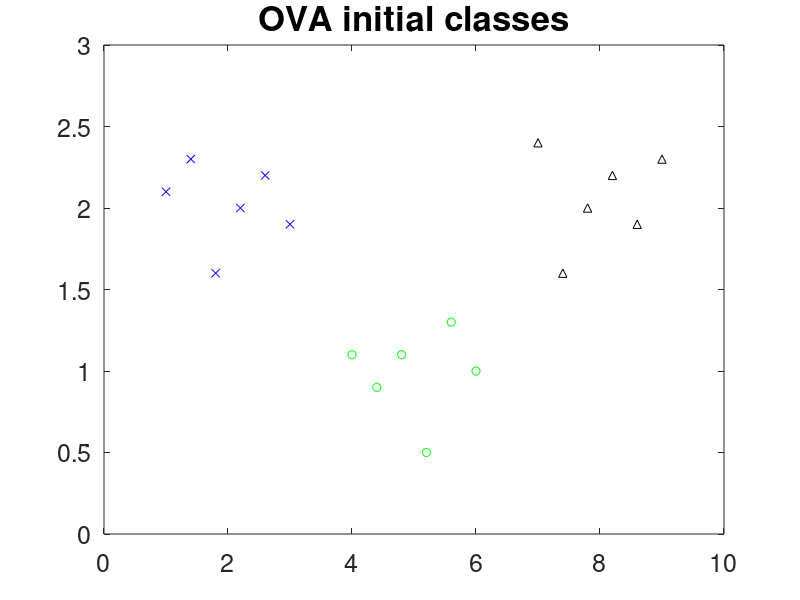
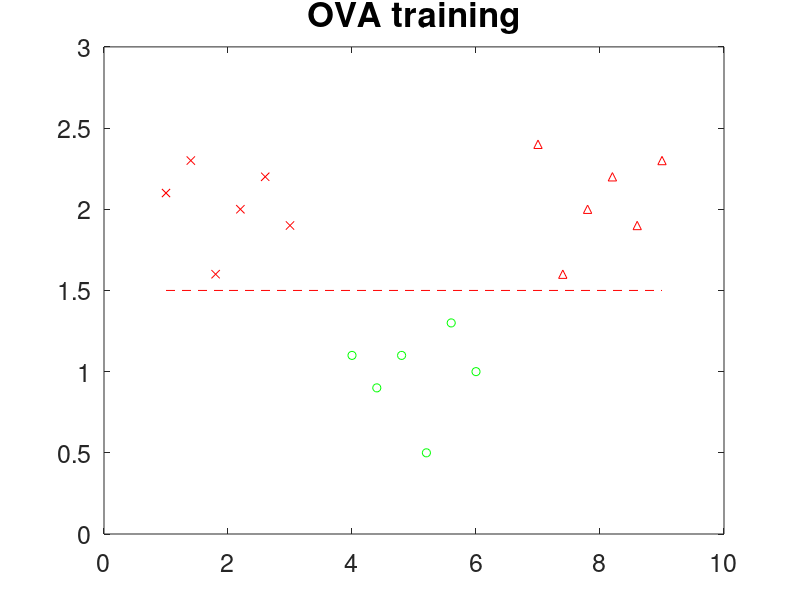
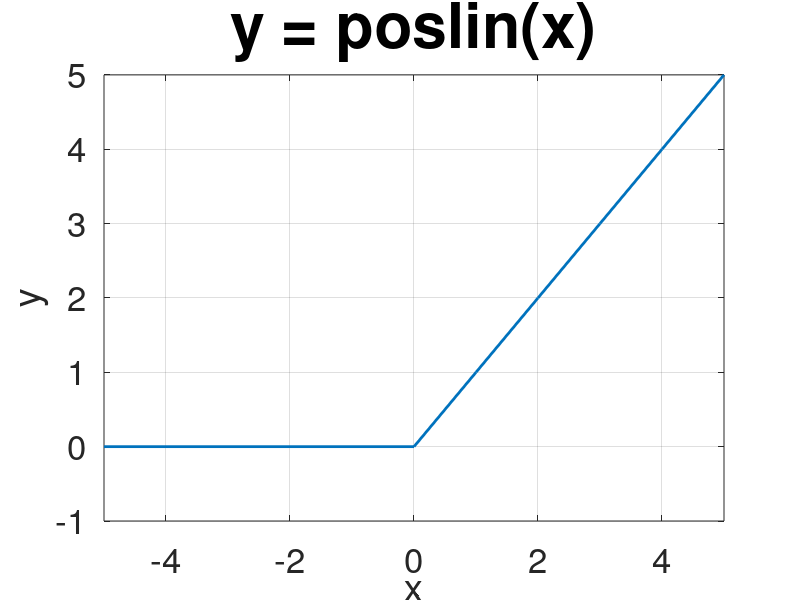

MATLAB code for these plots, in order:
%% one vs all plot
% simple plot for demonstration of one-vs-all principle
 points = [2.1, 2.3, 1.6, 2, 2.2, 1.9, 1.1, 0.9, 1.1, 0.5, 1.3, 1, 2.4, 1.6, 2, 2.2, 1.9, 2.3];
 set1 = linspace(1, 3, 6);
 set2 = linspace(4, 6, 6);
 set3 = linspace(7, 9, 6); 
 figure 
 plot(set1,points(1:6), 'xb')
 hold on
 plot(set2,points(7:12), 'og')
 plot(set3,points(13:18), '^k')
 axis([0 10 0 3])
 set(gca, 'Fontsize', 18)
 title('OVA initial classes', 'Fontsize', 25)
 
 figure
 plot(set1,points(1:6), 'xr')
 hold on
 plot(set2,points(7:12), 'og')
 plot(set3,points(13:18), '^r')
 delimiter = 1.5*ones(1,9);
 plot(1:9, delimiter, '--r')
 axis([0 10 0 3])
 set(gca, 'Fontsize', 18)
 title('OVA training', 'Fontsize', 25)
 
 %% poslin plot for neural network transfer function
 points = [0, 0, 0, 0, 0, 0, 1, 2, 3, 4, 5];
 ax = -5:5;
 figure
 plot(ax, points, 'Linewidth', 2);
 axis([-5 5 -1 5])
 grid on
 xlabel('x')
 ylabel('y')
 set(gca, 'Fontsize', 25)
 title('y = poslin(x)', 'Fontsize', 45)